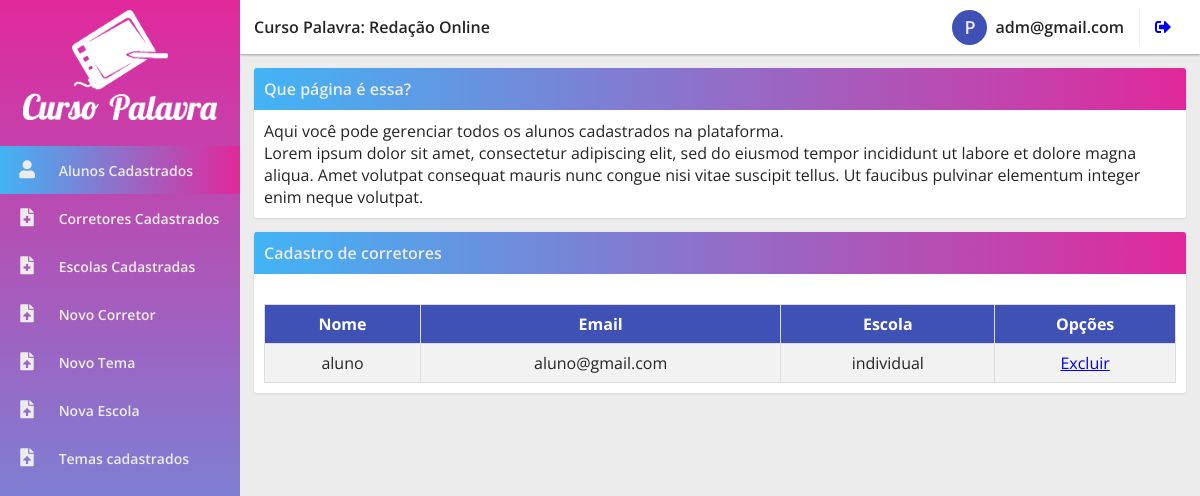
Page /php/area_interna_adm/alunos_cadastrados.php (signed in) on the earlier database version.
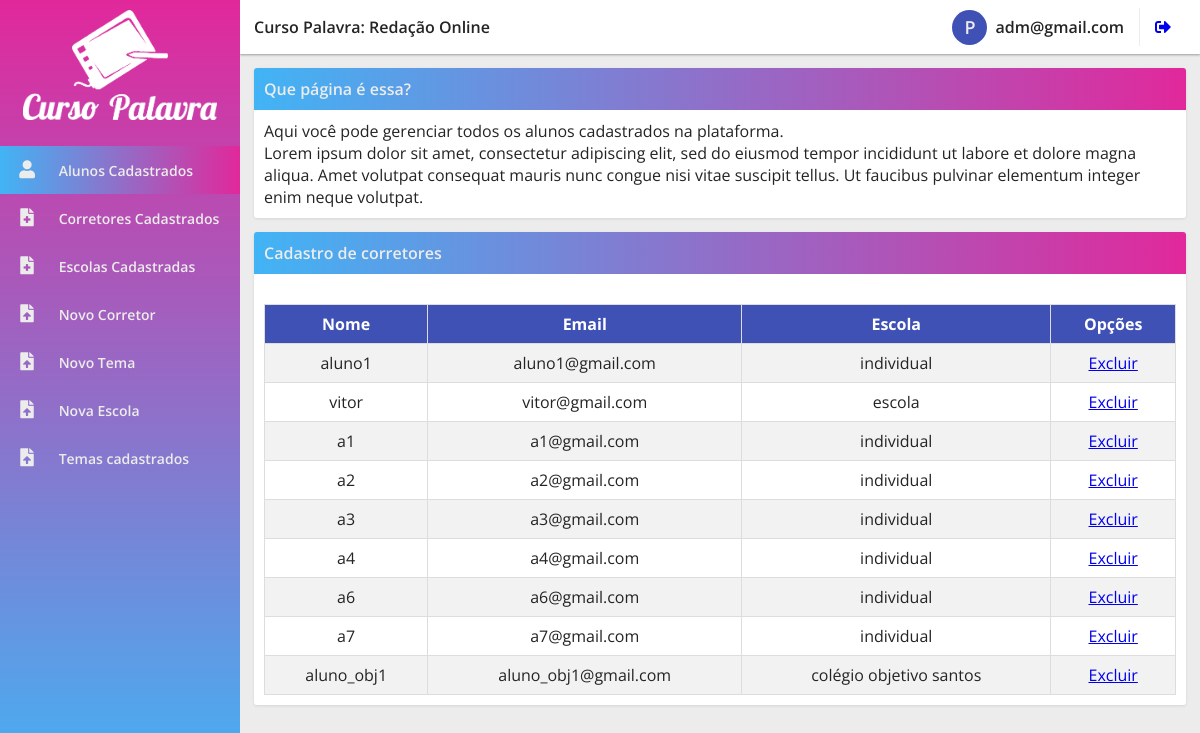
Same page on the later database version.
### tables this page shows
CREATE TABLE `aluno` (
  `id_aluno` int(11) NOT NULL,
  `nome_aluno` varchar(50) NOT NULL,
  `email_aluno` varchar(50) NOT NULL,
  `cpf_aluno` varchar(14) DEFAULT NULL,
  `senha_aluno` varchar(50) NOT NULL,
  `nome_escola` varchar(100) NOT NULL,
  `id_escola` int(11) NOT NULL,
  `tipo_plano` int(11) NOT NULL,
  `limite_redacoes` int(11) NOT NULL,
  `acesso` int(1) NOT NULL
);

### php/area_interna_adm/alunos_cadastrados.php (the view, shortened to what the changed rows need)
<html>
    <head>
        <link rel="stylesheet" href="https://use.fontawesome.com/releases/v5.11.2/css/all.css">
        <link href="./../../css/area_interna_style.css" rel="stylesheet">
        <link rel="stylesheet" href="./../../css/style_table.css">
    </head>
    <body>
        <div class="sidenavWrapper">
        <div class="content">
            <div class="cardWrapper">
                <div class="card">
                        <?php
                            include './../connection.php';
                            $sql_select_alunos = "SELECT * FROM aluno";
                            $sql_select_alunos_result = mysqli_query($conn, $sql_select_alunos);
                            if($sql_select_alunos_result){
                                $row_aluno_cad = mysqli_num_rows($sql_select_alunos_result);
                                    if($row_aluno_cad >= 1){
                                        echo '
                                        <table>
                                            <tr>
                                                <th>Nome</th>
                                                <th>Email</th>
                                                <th>Escola</th>
                                                <th>Opções</th>
                                            </tr>
                                        ';
                                        while($row_dados_alunos = mysqli_fetch_array($sql_select_alunos_result)){
                                            echo '
                                                <tr>
                                                    <td>'.$row_dados_alunos['nome_aluno'].'</td>
                                                    <td>'.$row_dados_alunos['email_aluno'].'</td>
                                                    <td>'.$row_dados_alunos['nome_escola'].'</td>
                                                    <td>
                                                        <a href="./delete_aluno.php?id_aluno='.$row_dados_alunos['id_aluno'].'" class="btn-excluir">Excluir</a>
                                                    </td>
                                                </tr>';
                                        }
                                        echo '</table>';
                                }else{
                                    echo '
                                    <div class="painel-nada-bd">
                                        <h2>Nenhum Aluno Cadastrado Ainda</h2>
                                    </div>
                                ';
                                }
                            }else{
                                echo 'Erro ao selecionar dados do corretores na base de dados.';
                            }
                        ?>
                </div>
            </div>
        </div>
    </body>
</html>

Differences in the rows shown:
changed aluno: nome_aluno "aluno" → "aluno1"; email_aluno "aluno@gmail.com" → "aluno1@gmail.com"
added aluno: nome_aluno "vitor", email_aluno "vitor@gmail.com", nome_escola "escola"
added aluno: nome_aluno "a1", email_aluno "a1@gmail.com", nome_escola "individual"
added aluno: nome_aluno "a2", email_aluno "a2@gmail.com", nome_escola "individual"
added aluno: nome_aluno "a3", email_aluno "a3@gmail.com", nome_escola "individual"
added aluno: nome_aluno "a4", email_aluno "a4@gmail.com", nome_escola "individual"
added aluno: nome_aluno "a6", email_aluno "a6@gmail.com", nome_escola "individual"
added aluno: nome_aluno "a7", email_aluno "a7@gmail.com", nome_escola "individual"
added aluno: nome_aluno "aluno_obj1", email_aluno "aluno_obj1@gmail.com", nome_escola "colégio objetivo santos"
